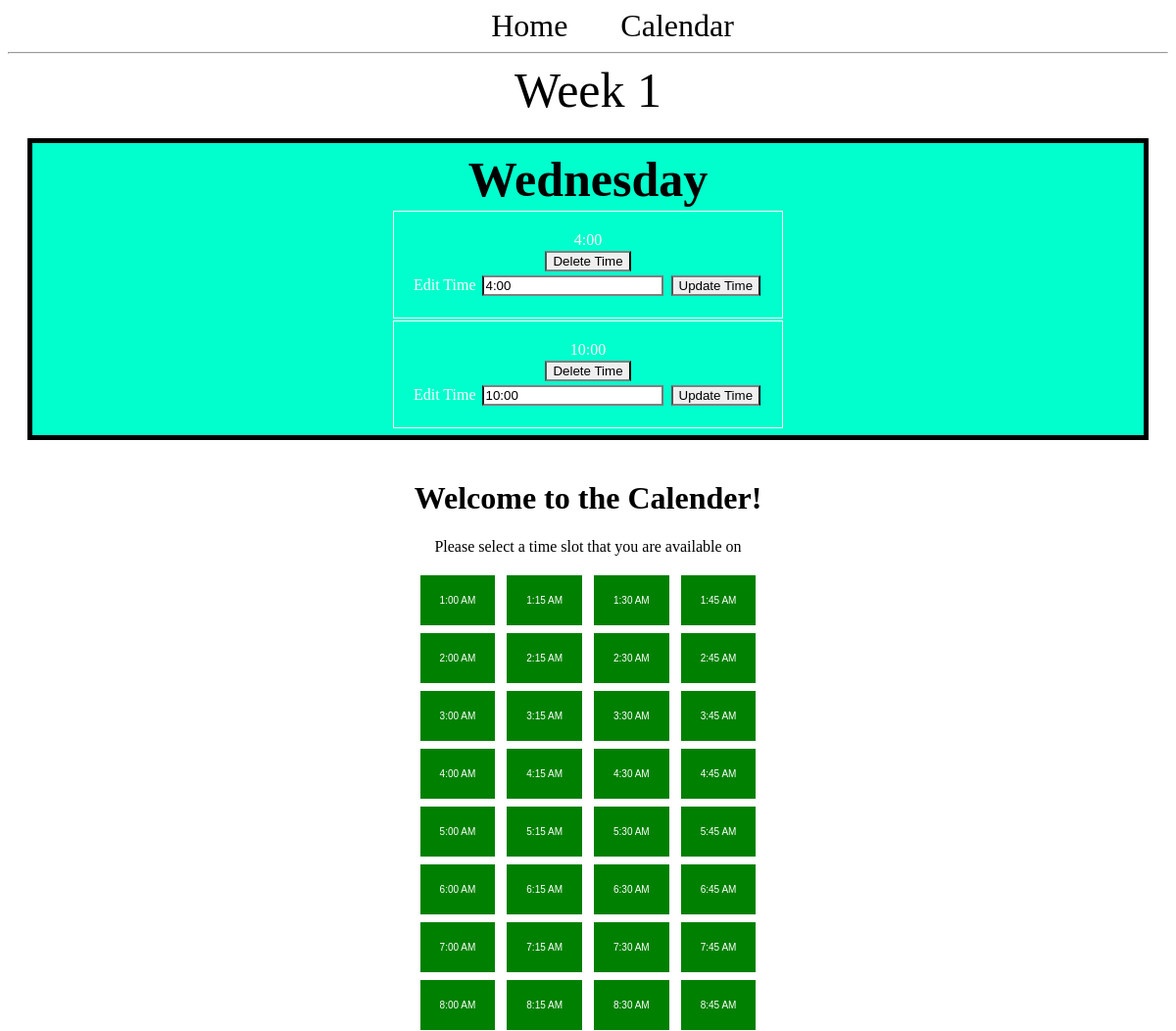
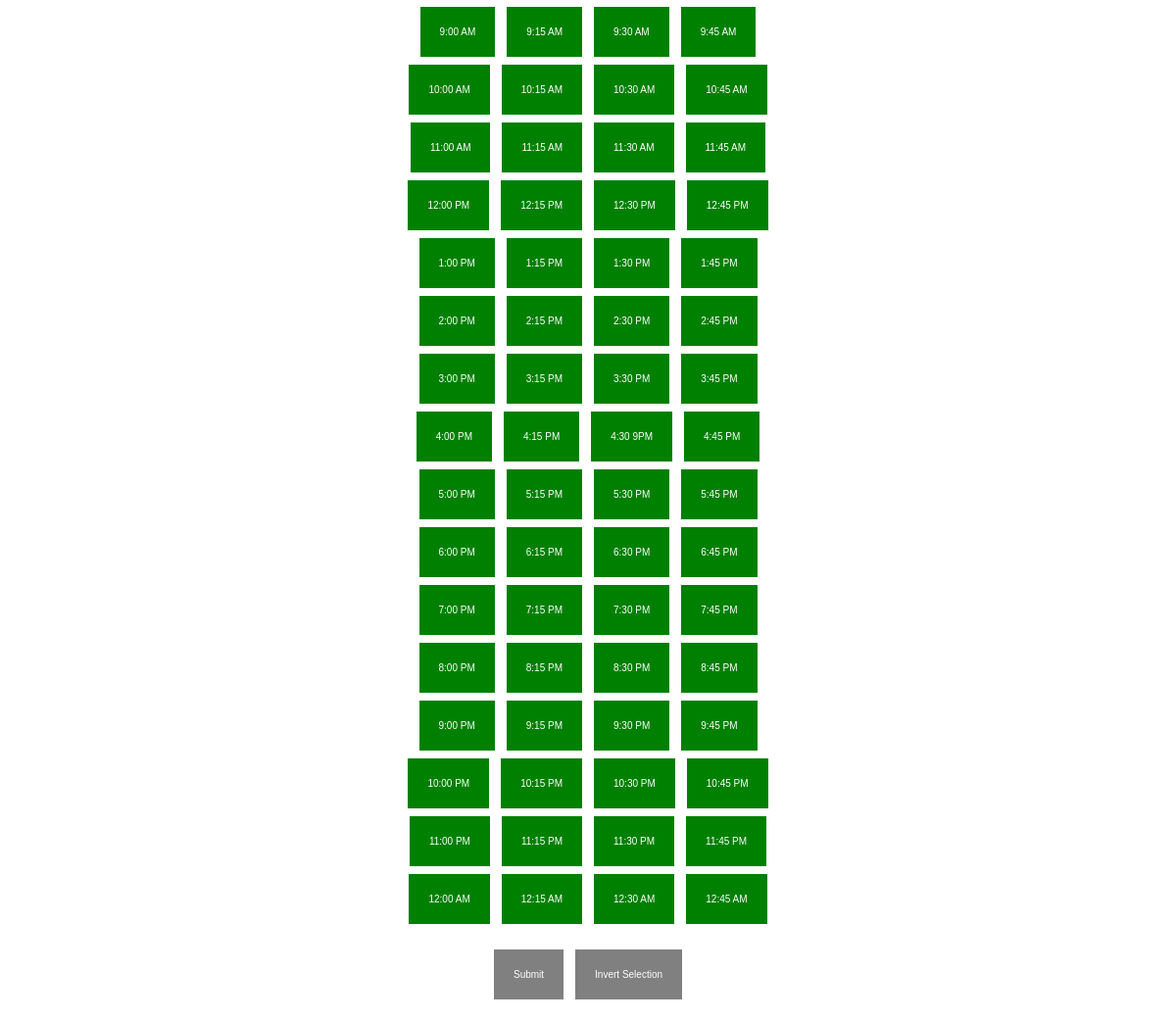
/day/3/, run on the app's committed database (2 pictures, top to bottom).
### app.py (models this page shows, shortened)
class Day(db.Model):
  id = db.Column(db.Integer, primary_key=True)
  day = db.Column(db.String(100), nullable=False)
  week_id = db.Column(db.Integer, db.ForeignKey('week.id'))
  times = db.relationship('Time', backref='day')

class Time(db.Model):
  id = db.Column(db.Integer, primary_key=True)
  time = db.Column(db.String(100))
  day_id = db.Column(db.Integer, db.ForeignKey('day.id'))

### app.py (the view)
@app.route('/day/<int:day_id>/', methods=('GET', 'POST'))
def display_day(day_id):
  day = Day.query.get_or_404(day_id)
  if request.method == 'POST':
    time = Time(time=request.form['time'], day=day) #Needs to be updated to handle an array -SL
    db.session.add(time)
    db.session.commit()
    return redirect(url_for('display_day', day_id=day.id))
  return render_template('calendar.html', day=day)

### templates/calendar.html (shortened to what this page needs)
<!DOCTYPE html>
<html>
<head>
  <link rel="stylesheet" href="{{url_for('static', filename='base.css')}}"/>
</head>
<nav>
  <a href="/">Home</a>
  <a href="{{ url_for('index') }}">Calendar</a>
</nav>
<hr>
<head>
  <link href="{{ url_for('static', filename='./style.css') }}" rel="stylesheet" type="text/css"/>
</head>
  {% block content %}
  <span class="title"<h1>{% block title %} Week {{day.week_id}} {% endblock %}</h1></span>
  <div class="content">
    <div class="month">
      <div class="content">
          <table class="day">
            <tr>
              <th class="title">{{day.day}}</th>
            </tr>
            {% for time in day.times %}
              <tr>
                <td>
                  {{time.time}}
                  <div>
                    <form method="POST" action="{{ url_for('delete_time', time_id=time.id) }}">
                      <input type="submit" value="Delete Time" onclick="return confirm('Are you sure you want to delete this time?')">
                    </form>
                  </div>
                  <div>
                    <form method="PUT" action="{{ url_for('edit_time', time_id=time.id) }}">
                        <label for="time">Edit Time</label>
                        <input type="text" name="time" value={{time.time}} placeholder="Time"></input>
                        <input type="submit" value="Update Time"></input>
                    </form>
                  </div>
                </td>
              </tr>
            {% endfor %}
          </table>
      </div>
    </div>
  </div>
{% endblock %}
<body>
  <h1> Welcome to the Calender!</h1>
  <p> Please select a time slot that you are available on </p>
  <button id="01:00">1:00 AM</button>
  <button id="01:15">1:15 AM</button>
  <button id="01:30">1:30 AM</button>
  <button id="01:45">1:45 AM</button>
  <br>
  <button id="02:00">2:00 AM</button>
  <button id="02:15">2:15 AM</button>
  <button id="02:30">2:30 AM</button>
  <button id="02:45">2:45 AM</button>
  <br>
  <button id="03:00">3:00 AM</button>
  <button id="03:15">3:15 AM</button>
  <button id="03:30">3:30 AM</button>
  <button id="03:45">3:45 AM</button>
  <br>
  <button id="04:00">4:00 AM</button>
  <button id="04:15">4:15 AM</button>
  <button id="04:30">4:30 AM</button>
  <button id="04:45">4:45 AM</button>
  <br>
  <button id="05:00">5:00 AM</button>
  <button id="05:15">5:15 AM</button>
  <button id="05:30">5:30 AM</button>
  <button id="05:45">5:45 AM</button>
  <br>
  <button id="06:00">6:00 AM</button>
  <button id="06:15">6:15 AM</button>
  <button id="06:30">6:30 AM</button>
  <button id="06:45">6:45 AM</button>
  <br>
  <button id="07:00">7:00 AM</button>
  <button id="07:15">7:15 AM</button>
  <button id="07:30">7:30 AM</button>
  <button id="07:45">7:45 AM</button>
  <br>
  <button id="08:00">8:00 AM</button>
  <button id="08:15">8:15 AM</button>
  <button id="08:30">8:30 AM</button>
  <button id="08:45">8:45 AM</button>
  <br>
  <button id="09:00">9:00 AM</button>
  <button id="09:15">9:15 AM</button>
  <button id="09:30">9:30 AM</button>
  <button id="09:45">9:45 AM</button>
  <br>
  <button id="10:00">10:00 AM</button>
  <button id="10:15">10:15 AM</button>
  <button id="10:30">10:30 AM</button>
  <button id="10:45">10:45 AM</button>
  <br>
  <button id="11:00">11:00 AM</button>
  <button id="11:15">11:15 AM</button>
  <button id="11:30">11:30 AM</button>
  <button id="11:45">11:45 AM</button>
  <br>
  <button id="12:00">12:00 PM</button>
  <button id="12:15">12:15 PM</button>
  <button id="12:30">12:30 PM</button>
  <button id="12:45">12:45 PM</button>
  <br>
  <button id="13:00">1:00 PM</button>
  <button id="13:15">1:15 PM</button>
  <button id="13:30">1:30 PM</button>
  <button id="13:45">1:45 PM</button>
  <br>
  <button id="14:00">2:00 PM</button>
  <button id="14:15">2:15 PM</button>
  <button id="14:30">2:30 PM</button>
  <button id="14:45">2:45 PM</button>
  <br>
  <button id="15:00">3:00 PM</button>
  <button id="15:15">3:15 PM</button>
  <button id="15:30">3:30 PM</button>
  <button id="15:45">3:45 PM</button>
  <br>
  <button id="16:00">4:00 PM</button>
  <button id="16:15">4:15 PM</button>
  <button id="16:30">4:30 9PM</button>
  <button id="16:45">4:45 PM</button>
  <br>
  <button id="17:00">5:00 PM</button>
  <button id="17:15">5:15 PM</button>
  <button id="17:30">5:30 PM</button>
  <button id="17:45">5:45 PM</button>
  <br>
  <button id="18:00">6:00 PM</button>
  <button id="18:15">6:15 PM</button>
  <button id="18:30">6:30 PM</button>
  <button id="18:45">6:45 PM</button>
  <br>
  <button id="19:00">7:00 PM</button>
  <button id="19:15">7:15 PM</button>
  <button id="19:30">7:30 PM</button>
  <button id="19:45">7:45 PM</button>
  <br>
  <button id="20:00">8:00 PM</button>
  <button id="20:15">8:15 PM</button>
  <button id="20:30">8:30 PM</button>
  <button id="20:45">8:45 PM</button>
  <br>
  <button id="21:00">9:00 PM</button>
  <button id="21:15">9:15 PM</button>
  <button id="21:30">9:30 PM</button>
  <button id="21:45">9:45 PM</button>
  <br>
  <button id="22:00">10:00 PM</button>
  <button id="22:15">10:15 PM</button>
  <button id="22:30">10:30 PM</button>
  <button id="22:45">10:45 PM</button>
  <br>
  <button id="23:00">11:00 PM</button>
  <button id="23:15">11:15 PM</button>
  <button id="23:30">11:30 PM</button>
  <button id="23:45">11:45 PM</button>
  <br>
  <button id="24:00">12:00 AM</button>
  <button id="24:15">12:15 AM</button>
  <button id="24:30">12:30 AM</button>
  <button id="24:45">12:45 AM</button>
  <br> <br>
  <button id="btnSubmit" onclick="postTimes()">Submit</button>
  <button id="btnInvert">Invert Selection</button>
  <br><br>
</body>
</html>

### static/base.css (style rules this page uses)
.title { text-align: center; margin: 10px; width: 100%; font-size: 50px; }
.day { margin-left: auto; margin-right: auto; }
.content { width: 100%; display: flex; flex-direction: row; flex-wrap: wrap; }
.month { text-align: center; flex: 20%; padding: 5px; margin: 20px; width: 100%; background-color: #00ffcc; border: 5px solid black; }
a:link { text-decoration: none; color: black; }
input { margin: 2px; border-top: 2px solid gray; border-bottom: 2px solid gray; }
td { border: 1px solid white; color: #FFFF; padding: 20px; }
nav a { color: #000066; font-size: 2em; margin-left: 50px; text-decoration: none; }
html { height: 100%; width: 100%; }
button { background-color: gray; border: none; color: white; padding: 20px; text-align: center; text-decoration: none; display: inline-block; font-size: 10px; margin: 4px; }

### static/style.css (style rules this page uses)
html { height: 100%; width: 100%; }
button { background-color: gray; border: none; color: white; padding: 20px; text-align: center; text-decoration: none; display: inline-block; font-size: 10px; margin: 4px; }

### templates/calendar.html (style rules this page uses)
h1 { text-align: center; }
p { text-align: center; }
div { text-align: center; }
body { text-align: center; }

### data on the page
Day: week_id "1", day "Wednesday"
Time: time "4:00"
Time: time "10:00"
